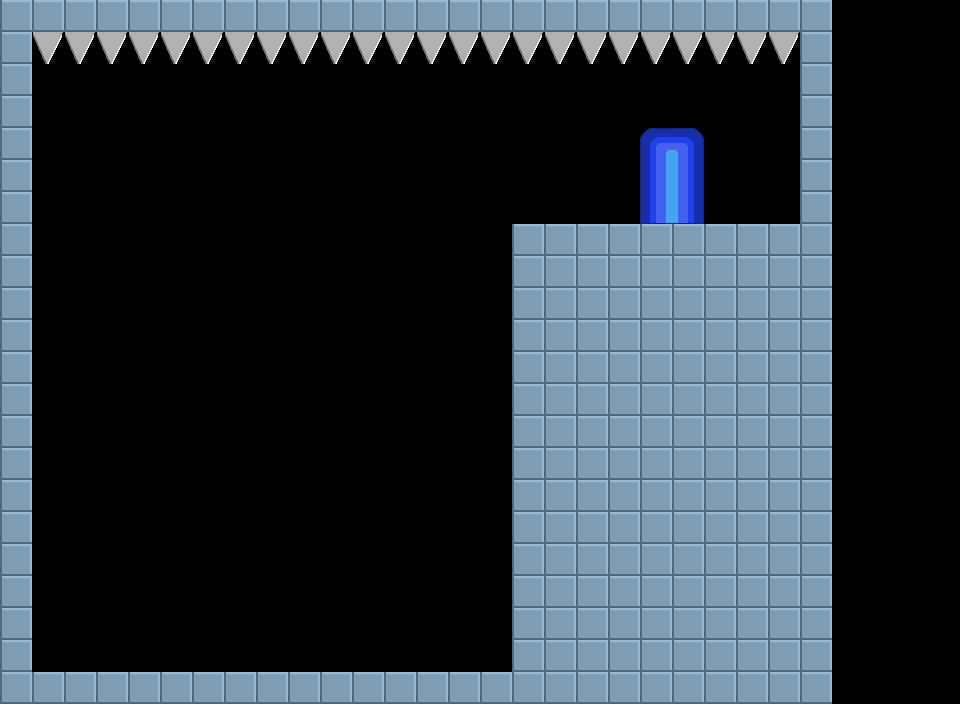

A 2D game scene composited from a Tiled map and its tileset images. What follows is a short description and the map's XML, with each tile layer's data collapsed to a summary:
An orthogonal 30x22 tile map with 32x32 px tiles, 1 tile layer (Tile Layer 1), 3 tilesets.

<map version="1.0" orientation="orthogonal" renderorder="left-down" width="30" height="22" tilewidth="32" tileheight="32" nextobjectid="1">
 <properties>
  <property name="playerstart" value="7,13" />
  <property name="scrollable" value="1" />
  <property name="starttext" value="Up and jump sleepy!" />
  <property name="togglegravity" value="1" />
 </properties>
 <tileset firstgid="1" name="map" tilewidth="32" tileheight="32">
  <image source="../../assets/img/steelblock.png" width="32" height="32" />
  <tile id="0">
   <properties>
    <property name="playerstart" value="4,22" />
   </properties>
  </tile>
 </tileset>
 <tileset firstgid="2" name="spikes" tilewidth="32" tileheight="32">
  <image source="../../assets/img/spikes.png" width="128" height="32" />
  <tile id="0">
   <properties>
    <property name="playerstart" value="4,10" />
   </properties>
  </tile>
 </tileset>
 <tileset firstgid="6" name="Door" tilewidth="32" tileheight="32">
  <image source="../../assets/img/door.png" width="64" height="96" />
 </tileset>
 <layer name="Tile Layer 1" width="30" height="22">
  <data>[660 cells, 248 non-empty, 8 distinct tile ids]</data>
 </layer>
</map>
